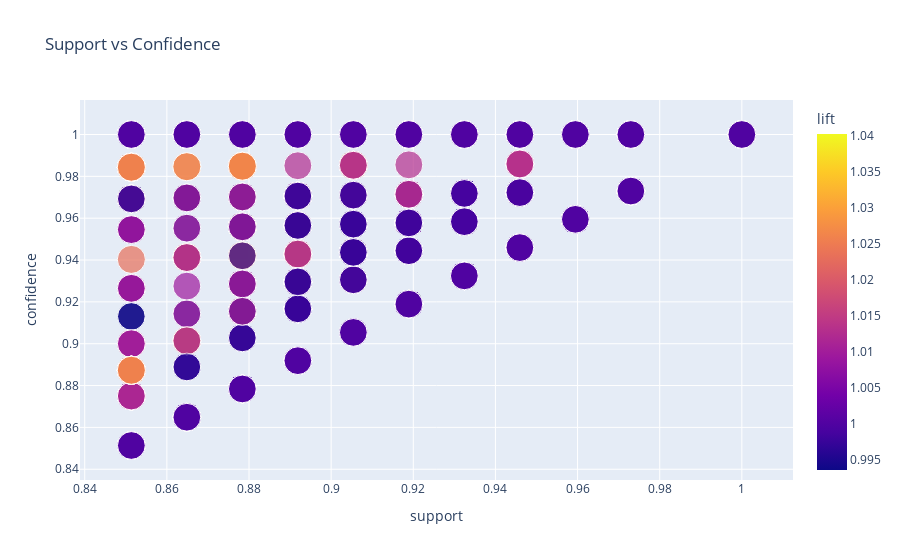

This figure's notebook cell:
### Code cell
# doing this because plotly cannot serialize frozensets 
conf_rules["antecedents"] = conf_rules["antecedents"].apply(lambda x: ", ".join(sorted(x)))
conf_rules["consequents"] = conf_rules["consequents"].apply(lambda x: ", ".join(sorted(x)))

fig = px.scatter(conf_rules, 
                 x="support", 
                 y="confidence", 
                 size="lift", 
                 color="lift",
                 hover_data=["antecedents", "consequents"],
                 title="Support vs Confidence")

fig.write_html("supvsconf.html")
fig.show()

### Figure 1 — Plotly figure (JSON) as saved in the notebook; plotly's stock layout.template omitted (floating-point values rounded to 4 significant figures; data arrays with more than 128 entries replaced by an {"elided": "..."} marker saying what was removed)
{"data": [{"customdata": {"elided": "958x2 str values"}, "hovertemplate": "support=%{x}<br>confidence=%{y}<br>lift=%{marker.color}<br>antecedents=%{customdata[0]}<br>consequents=%{customdata[1]}<extra></extra>", "legendgroup": "", "marker": {"color": {"elided": "958 float values"}, "coloraxis": "coloraxis", "size": {"elided": "958 float values"}, "sizemode": "area", "sizeref": 0.002601, "symbol": "circle"}, "mode": "markers", "name": "", "orientation": "v", "showlegend": false, "type": "scatter", "x": {"elided": "958 float values"}, "xaxis": "x", "y": {"elided": "958 float values"}, "yaxis": "y"}], "layout": {"coloraxis": {"colorbar": {"title": {"text": "lift"}}, "colorscale": [[0, "#0d0887"], [0.1111, "#46039f"], [0.2222, "#7201a8"], [0.3333, "#9c179e"], [0.4444, "#bd3786"], [0.5556, "#d8576b"], [0.6667, "#ed7953"], [0.7778, "#fb9f3a"], [0.8889, "#fdca26"], [1, "#f0f921"]]}, "legend": {"itemsizing": "constant", "tracegroupgap": 0}, "title": {"text": "Support vs Confidence"}, "xaxis": {"anchor": "y", "domain": [0, 1], "title": {"text": "support"}}, "yaxis": {"anchor": "x", "domain": [0, 1], "title": {"text": "confidence"}}}}
